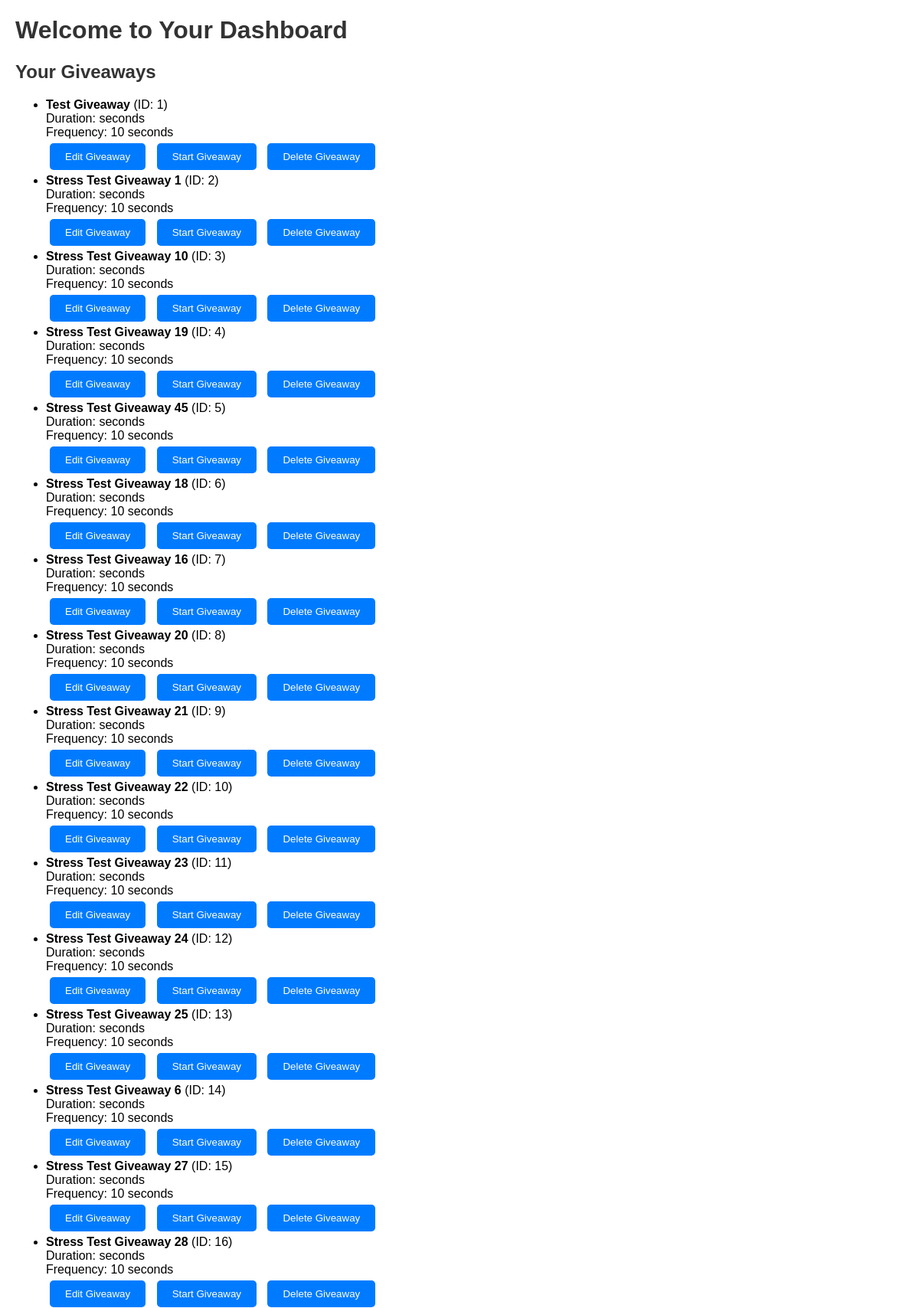
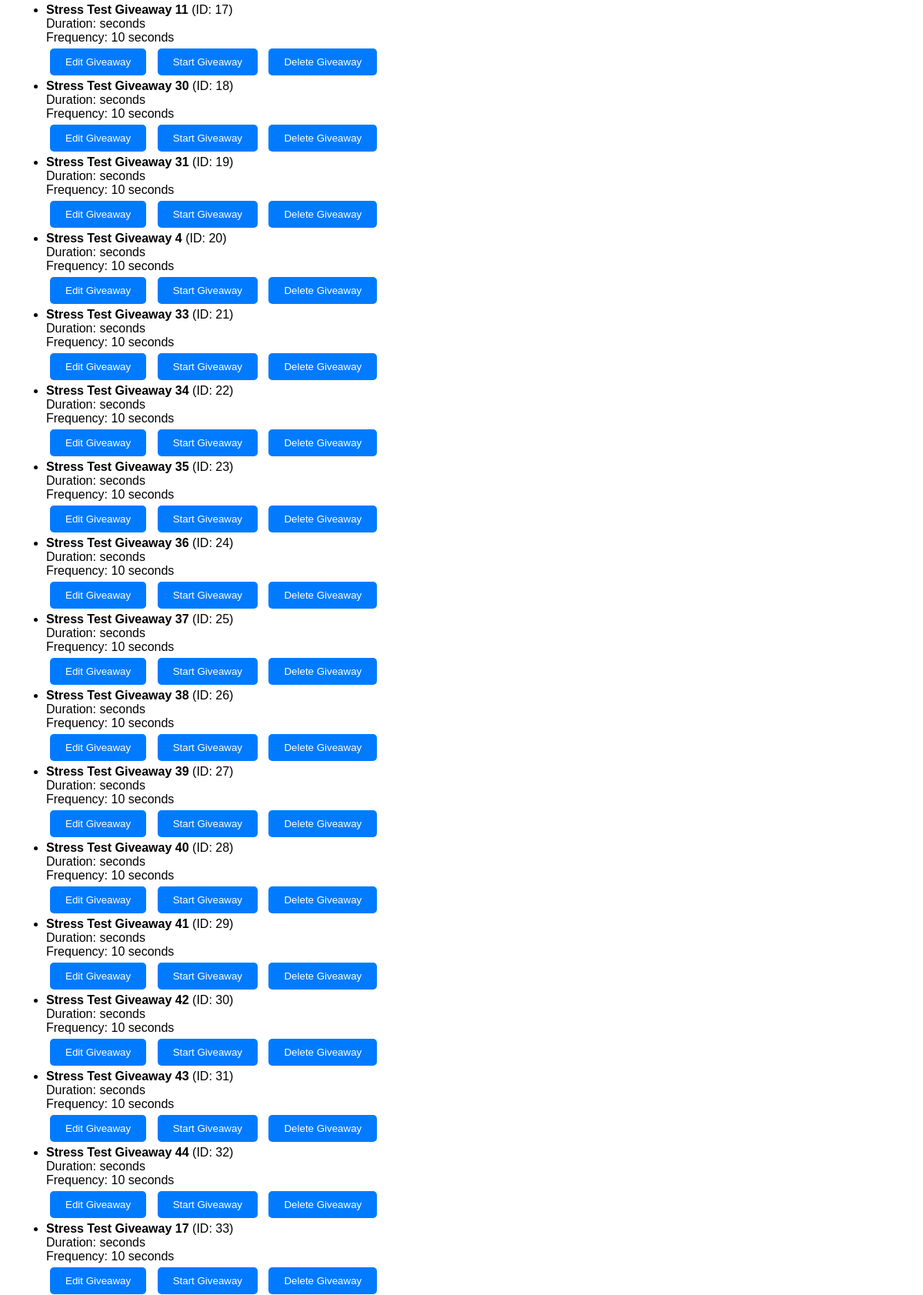
The app's page /dashboard (signed in, upper part) with its own data (2 pictures, top to bottom).
### models.py (models this page shows)
class Giveaway(Base):
    __tablename__ = "giveaways"
    id = Column(Integer, primary_key=True, index=True)
    title = Column(String, nullable=False)
    frequency = Column(Integer, nullable=False)
    threshold = Column(Integer, nullable=False)
    creator_id = Column(Integer, ForeignKey("users.id"), nullable=False)
    active = Column(Boolean, default=False)  # New field to track active state
    creator = relationship("User", back_populates="giveaways")
    items = relationship(
        "Item",
        back_populates="giveaway",
        cascade="none"  # Disable cascading behavior
    )
    winners = relationship("Winner", back_populates="giveaway")

### app.py (the view)
@app.route("/dashboard")
def dashboard():
    user_id = session.get("user_id")
    if not user_id:
        return redirect("/auth/twitch")
    db_session = SessionLocal()
    giveaways = db_session.query(Giveaway).filter_by(creator_id=user_id).all()
    winners = db_session.query(Winner).join(Giveaway).filter(Giveaway.creator_id == user_id).all()
    db_session.close()
    return render_template("dashboard.html", giveaways=giveaways, winners=winners)

### templates/dashboard.html (shortened to what this page needs)
<!DOCTYPE html>
<html>
<head>
</head>
<body>
    <h1>Welcome to Your Dashboard</h1>
    <h2>Your Giveaways</h2>
    <ul>
        {% for giveaway in giveaways %}
        <li>
            <strong>{{ giveaway.title }}</strong> (ID: {{ giveaway.id }})<br>
            Duration: {{ giveaway.duration }} seconds<br>
            Frequency: {{ giveaway.frequency }} seconds<br>
            <button>
                <a href="/giveaway/edit/{{ giveaway.id }}">Edit Giveaway</a>
            </button>
            <button>
                <a href="/giveaway/start/{{ giveaway.id }}">Start Giveaway</a>
            </button>
            <button>
                <a href="/giveaway/delete/{{ giveaway.id }}">Delete Giveaway</a>
            </button>
        </li>
        {% else %}
        <li>No giveaways found.</li>
        {% endfor %}
    </ul>
</body>
</html>

### templates/dashboard.html (style rules this page uses)
body { font-family: Arial, sans-serif; margin: 20px; }
h1, h2 { color: #333; }
button { padding: 10px 20px; margin: 5px; background-color: #007bff; color: white; border: none; border-radius: 5px; cursor: pointer; }
a { color: white; text-decoration: none; }

### records on screen
Giveaway: title "Test Giveaway", id "1", frequency "10"
Giveaway: title "Stress Test Giveaway 1", id "2", frequency "10"
Giveaway: title "Stress Test Giveaway 10", id "3", frequency "10"
Giveaway: title "Stress Test Giveaway 19", id "4", frequency "10"
Giveaway: title "Stress Test Giveaway 45", id "5", frequency "10"
Giveaway: title "Stress Test Giveaway 18", id "6", frequency "10"
Giveaway: title "Stress Test Giveaway 16", id "7", frequency "10"
Giveaway: title "Stress Test Giveaway 20", id "8", frequency "10"
Giveaway: title "Stress Test Giveaway 21", id "9", frequency "10"
Giveaway: title "Stress Test Giveaway 22", id "10", frequency "10"
Giveaway: title "Stress Test Giveaway 23", id "11", frequency "10"
Giveaway: title "Stress Test Giveaway 24", id "12", frequency "10"
Giveaway: title "Stress Test Giveaway 25", id "13", frequency "10"
Giveaway: title "Stress Test Giveaway 6", id "14", frequency "10"
Giveaway: title "Stress Test Giveaway 27", id "15", frequency "10"
Giveaway: title "Stress Test Giveaway 28", id "16", frequency "10"
Giveaway: title "Stress Test Giveaway 11", id "17", frequency "10"
Giveaway: title "Stress Test Giveaway 30", id "18", frequency "10"
Giveaway: title "Stress Test Giveaway 31", id "19", frequency "10"
Giveaway: title "Stress Test Giveaway 4", id "20", frequency "10"
Giveaway: title "Stress Test Giveaway 33", id "21", frequency "10"
Giveaway: title "Stress Test Giveaway 34", id "22", frequency "10"
Giveaway: title "Stress Test Giveaway 35", id "23", frequency "10"
Giveaway: title "Stress Test Giveaway 36", id "24", frequency "10"
Giveaway: title "Stress Test Giveaway 37", id "25", frequency "10"
Giveaway: title "Stress Test Giveaway 38", id "26", frequency "10"
Giveaway: title "Stress Test Giveaway 39", id "27", frequency "10"
Giveaway: title "Stress Test Giveaway 40", id "28", frequency "10"
Giveaway: title "Stress Test Giveaway 41", id "29", frequency "10"
Giveaway: title "Stress Test Giveaway 42", id "30", frequency "10"
Giveaway: title "Stress Test Giveaway 43", id "31", frequency "10"
Giveaway: title "Stress Test Giveaway 44", id "32", frequency "10"
Giveaway: title "Stress Test Giveaway 17", id "33", frequency "10"
